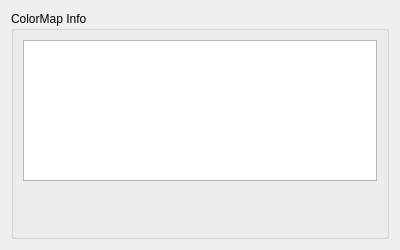
<?xml version="1.0" encoding="UTF-8"?>
<ui version="4.0">
 <class>ReportColorMapInfo</class>
 <widget class="QDialog" name="ReportColorMapInfo">
  <property name="geometry">
   <rect>
    <x>0</x>
    <y>0</y>
    <width>400</width>
    <height>250</height>
   </rect>
  </property>
  <property name="sizePolicy">
   <sizepolicy hsizetype="Preferred" vsizetype="Preferred">
    <horstretch>0</horstretch>
    <verstretch>0</verstretch>
   </sizepolicy>
  </property>
  <property name="minimumSize">
   <size>
    <width>400</width>
    <height>250</height>
   </size>
  </property>
  <property name="maximumSize">
   <size>
    <width>16777215</width>
    <height>99999</height>
   </size>
  </property>
  <property name="windowTitle">
   <string/>
  </property>
  <layout class="QGridLayout" name="gridLayout_2">
   <item row="0" column="0">
    <widget class="QGroupBox" name="groupBox">
     <property name="title">
      <string>ColorMap Info</string>
     </property>
     <layout class="QGridLayout" name="gridLayout">
      <item row="0" column="0">
       <widget class="QPlainTextEdit" name="colorMapInfoTextEdit_">
        <property name="lineWrapMode">
         <enum>QPlainTextEdit::NoWrap</enum>
        </property>
        <property name="readOnly">
         <bool>true</bool>
        </property>
       </widget>
      </item>
      <item row="1" column="0">
       <widget class="QLabel" name="colorMapLabel_">
        <property name="minimumSize">
         <size>
          <width>0</width>
          <height>40</height>
         </size>
        </property>
        <property name="text">
         <string/>
        </property>
       </widget>
      </item>
     </layout>
    </widget>
   </item>
  </layout>
 </widget>
 <resources/>
 <connections/>
</ui>
